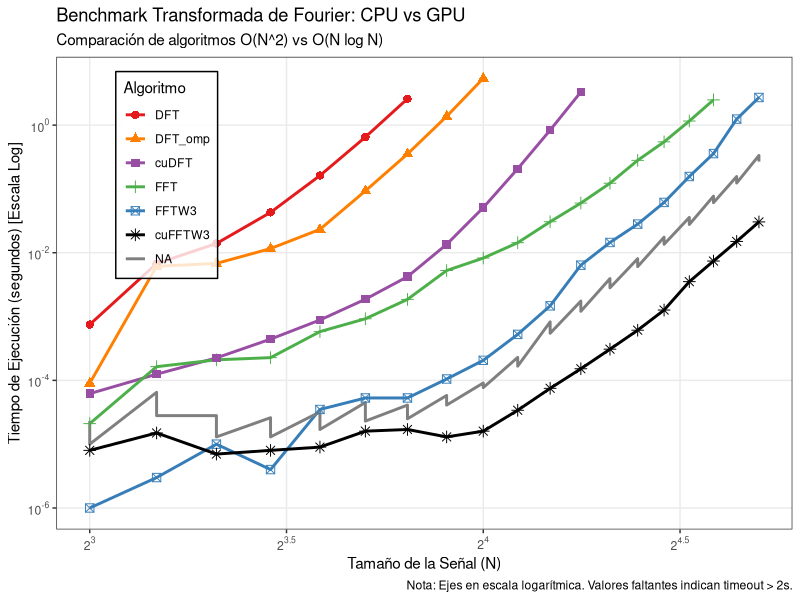
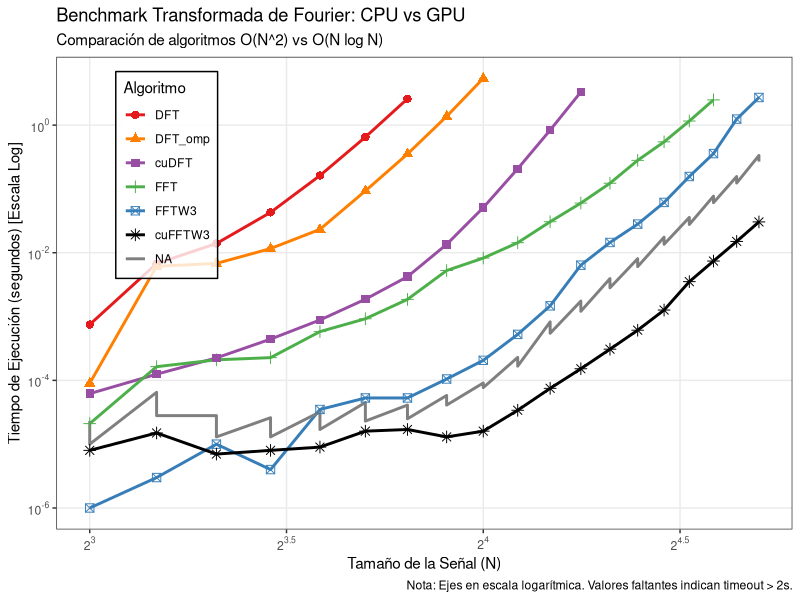

Write the R code that produced these figures, in order.
# Instalar paquetes si no los tienes:
# install.packages(c("ggplot2", "dplyr", "tidyr", "scales"))

library(ggplot2)
library(dplyr)
library(tidyr)
library(scales)

# 1. Cargar datos
data <- read.csv("TiemposFFT.csv")

# 2. Transformar a formato "Largo" (Tidy Data) para ggplot
#    y filtrar los valores -1.0 (que indican "No ejecutado")
data_long <- data %>%
  pivot_longer(
    cols = -N, 
    names_to = "Algoritmo", 
    values_to = "Tiempo"
  ) %>%
  filter(Tiempo > 0) # Eliminamos los códigos de error/salto

# 3. Ordenar los factores para que la leyenda salga bonita
#    (Opcional: define el orden de aparición)
data_long$Algoritmo <- factor(data_long$Algoritmo, 
                              levels = c("DFT", "DFT_omp", "cuDFT", 
                                         "FFT", "FFTW3", "cuFFTW3"))

# 4. Graficar
p <- ggplot(data_long, aes(x = N, y = Tiempo, color = Algoritmo, shape = Algoritmo)) +
  # Líneas y Puntos
  geom_line(linewidth = 1) +
  geom_point(size = 2.5) +
  scale_x_log10(
    breaks = trans_breaks("log2", function(x) 2^x),
    labels = trans_format("log2", math_format(2^.x))
  ) +
  scale_y_log10(
    breaks = trans_breaks("log10", function(x) 10^x),
    labels = trans_format("log10", math_format(10^.x))
  ) +
  
  # Colores personalizados 
  scale_color_manual(values = c(
    "DFT" = "#E41A1C",      # Rojo (Lento)
    "DFT_omp" = "#FF7F00",  # Naranja
    "cuDFT" = "#984EA3",    # Morado (GPU Fuerza bruta)
    "FFT" = "#4DAF4A",      # Verde (Recursiva)
    "FFTW3" = "#377EB8",    # Azul (Pro CPU)
    "cuFFTW3" = "#000000"   # Negro (Pro GPU - El rey)
  )) +
  
  # Etiquetas y Tema
  labs(
    title = "Benchmark Transformada de Fourier: CPU vs GPU",
    subtitle = "Comparación de algoritmos O(N^2) vs O(N log N)",
    x = "Tamaño de la Señal (N)",
    y = "Tiempo de Ejecución (segundos) [Escala Log]",
    caption = "Nota: Ejes en escala logarítmica. Valores faltantes indican timeout > 2s."
  ) +
  theme_bw() +
  theme(
    legend.position = c(0.15, 0.75), # Leyenda flotante adentro a la izquierda
    legend.background = element_rect(fill=alpha('white', 0.8), color="black"),
    panel.grid.minor = element_blank() # Limpiar un poco la rejilla
  )

# 5. Mostrar y Guardar
print(p)
ggsave("FT_comp.png", plot = p, width = 10, height = 6, dpi = 300)
